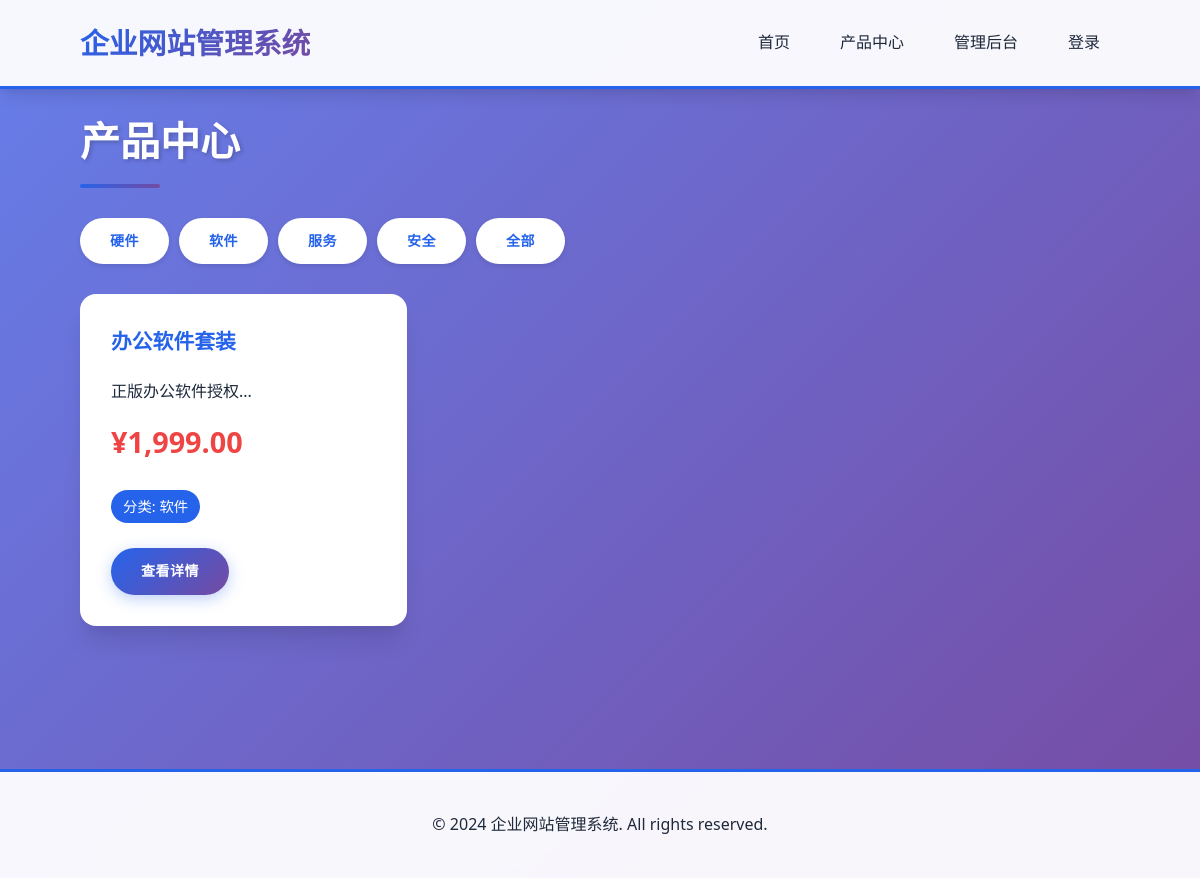
Screenshot of /products.php?category=软件 with the database file from the repository.
### tables this page shows
CREATE TABLE IF NOT EXISTS products (
    id INT AUTO_INCREMENT PRIMARY KEY,
    name VARCHAR(100) NOT NULL,
    description TEXT,
    price DECIMAL(10,2),
    category VARCHAR(50),
    stock INT DEFAULT 0,
    image_url VARCHAR(255),
    created_at TIMESTAMP DEFAULT CURRENT_TIMESTAMP
);

### products.php (the view, shortened to what this page needs)
<?php
require_once 'config/database.php';
$category = isset($_GET['category']) ? $_GET['category'] : '';
if($category) {
    $sql = "SELECT * FROM products WHERE category = '$category' ORDER BY name";
} else {
    $sql = "SELECT * FROM products ORDER BY name";
}
$result = $pdo->query($sql);
$products = $result->fetchAll(PDO::FETCH_ASSOC);
include 'includes/header.php';
?>
<h2>产品中心</h2>
<div class="category-filter" style="margin: 20px 0;">
    <a href="/OA/products.php?category=硬件" class="btn">硬件</a>
    <a href="/OA/products.php?category=软件" class="btn">软件</a>
    <a href="/OA/products.php?category=服务" class="btn">服务</a>
    <a href="/OA/products.php?category=安全" class="btn">安全</a>
    <a href="/OA/products.php" class="btn">全部</a>
</div>
<div class="product-grid">
    <?php foreach($products as $product): ?>
    <div class="product-card">
        <h3><?php echo htmlspecialchars($product['name']); ?></h3>
        <p><?php echo htmlspecialchars(substr($product['description'], 0, 100)); ?>...</p>
        <div class="price">¥<?php echo number_format($product['price'], 2); ?></div>
        <div class="category">分类: <?php echo htmlspecialchars($product['category']); ?></div>
        <div style="margin-top: 15px;">
            <a href="/OA/product_detail.php?id=<?php echo $product['id']; ?>" class="btn">查看详情</a>
        </div>
    </div>
    <?php endforeach; ?>
</div>
<?php include 'includes/footer.php'; ?>

### assets/style.css (style rules this page uses)
:root { --primary-color: #2563eb; --primary-dark: #1e40af; --secondary-color: #64748b; --success-color: #10b981; --danger-color: #ef4444; --dark-color: #1e293b; --light-color: #f8fafc; --border-color: #e2e8f0; --shadow: 0 10px 15px -3px rgba(0, 0, 0, 0.1), 0 4px 6px -2px rgba(0, 0, 0, 0.05); --shadow-lg: 0 20px 25px -5px rgba(0, 0, 0, 0.1), 0 10px 10px -5px rgba(0, 0, 0, 0.04); }
* { margin: 0; padding: 0; box-sizing: border-box; }
body { font-family: 'Segoe UI', 'Microsoft YaHei', -apple-system, BlinkMacSystemFont, sans-serif; line-height: 1.6; color: var(--dark-color); background: linear-gradient(135deg, #667eea 0%, #764ba2 100%); min-height: 100vh; }
.welcome-section, .news-item, .product-card, .login-form, .admin-panel { background: white; border-radius: 16px; padding: 30px; box-shadow: var(--shadow-lg); margin-bottom: 30px; transition: transform 0.3s ease, box-shadow 0.3s ease; border: 1px solid rgba(255, 255, 255, 0.2); }
h2 { font-size: 2.5em; margin-bottom: 30px; color: white; text-shadow: 2px 2px 4px rgba(0, 0, 0, 0.2); position: relative; padding-bottom: 15px; }
h2::after { content: ''; position: absolute; bottom: 0; left: 0; width: 80px; height: 4px; background: linear-gradient(135deg, var(--primary-color), #764ba2); border-radius: 2px; }
h3 { font-size: 1.5em; margin-bottom: 20px; color: var(--dark-color); }
.product-grid { display: grid; grid-template-columns: repeat(auto-fill, minmax(300px, 1fr)); gap: 30px; margin-top: 30px; }
.product-card h3 { color: var(--primary-color); font-size: 1.3em; }
.product-card .price { color: var(--danger-color); font-size: 1.8em; font-weight: bold; margin: 15px 0; }
.product-card .category { display: inline-block; padding: 5px 12px; background: var(--primary-color); color: white; border-radius: 20px; font-size: 0.9em; margin: 10px 0; }
.btn { display: inline-block; padding: 12px 30px; background: linear-gradient(135deg, var(--primary-color), #764ba2); color: white; text-decoration: none; border-radius: 50px; border: none; cursor: pointer; transition: all 0.3s ease; font-weight: 600; text-transform: uppercase; letter-spacing: 0.5px; font-size: 14px; box-shadow: 0 4px 15px rgba(37, 99, 235, 0.3); }
.category-filter { display: flex; gap: 10px; flex-wrap: wrap; margin: 30px 0; }
.category-filter .btn { background: white; color: var(--primary-color); box-shadow: 0 2px 5px rgba(0, 0, 0, 0.1); }
.welcome-section, .news-item, .product-card, .login-form { animation: fadeIn 0.6s ease-out; }

### rows the page displays
products: name "办公软件套装", description "正版办公软件授权", price "1,999.00", category "软件"
